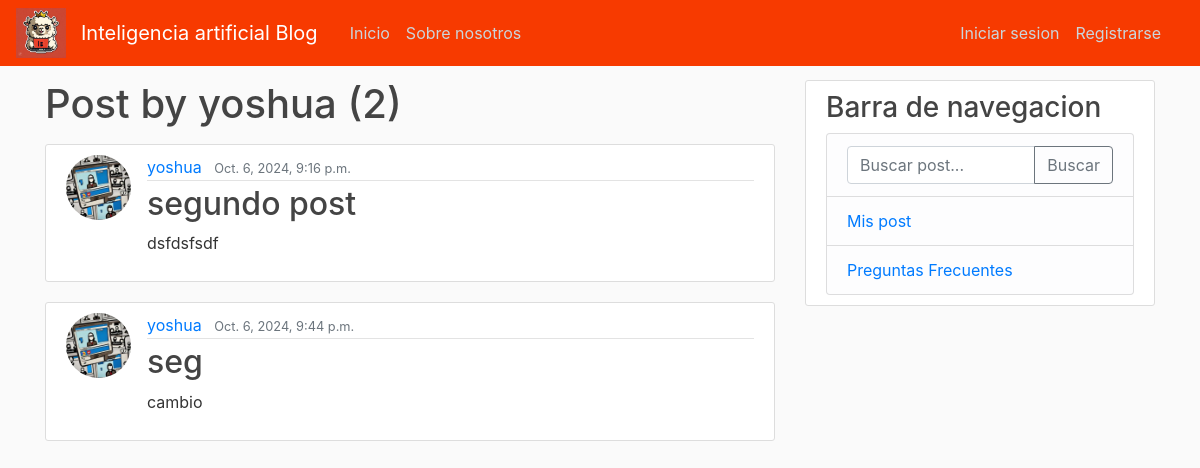
The app's page /Spa/user/yoshua with its own data.
### Spa/models.py (models this page shows, shortened)
class Post(models.Model):
    titulo = models.CharField(max_length=100)
    contenido = models.TextField()
    fecha_posteo = models.DateTimeField(default=timezone.now)
    autor = models.ForeignKey(User, on_delete=models.CASCADE)
    imagen = models.ImageField(upload_to='imagenes/', blank=True, null=True)

### users/models.py (models this page shows, shortened)
class profile(models.Model):
    user = models.OneToOneField(User, on_delete=models.CASCADE)
    image = models.ImageField(default='default.jpg', upload_to='profile_pics')

### Spa/views.py (the view)
class UserPostListView(ListView):
    model=Post
    template_name= 'Spa/user_posts.html'
    context_object_name= 'posts'
    ordering=['-fecha_posteo']
    paginate_by=5
    def get_queryset(self):
        user = get_object_or_404(User, username=self.kwargs.get('username'))
        return Post.objects.filter(autor=user).order_by('fecha_posteo')

### Spa/templates/spa/user_posts.html (shortened to what this page needs)
{% extends "spa/base.html" %}
{% block content %}
    <h1 class="mb-3">Post by {{ view.kwargs.username }} ({{ page_obj.paginator.count }})</h1>
    {% for post in posts %}
    <article class="media content-section">
        <img class="rounded-circle article-img" src="{{ post.autor.profile.image.url }}">
        <div class="media-body">
        <div class="article-metadata">
            <a class="mr-2" href="{% url 'user-post' post.autor.username %}">{{ post.autor }}</a>
            <small class="text-muted">{{ post.fecha_posteo }}</small>
        </div>
            <h2><a class="article-title" href="{% url 'post-detail' post.id %}">{{ post.titulo }}</a></h2>
            <p class="article-content">{{ post.contenido }}</p>
        </div>
    </article>
    {% endfor %}
{% endblock content %}

### Spa/static/Spa/main.css (style rules this page uses)
body { background: #fafafa; color: #333333; margin-top: 5rem; }
h1, h2, h3, h4, h5, h6 { color: #444444; }
.content-section { background: #ffffff; padding: 10px 20px; border: 1px solid #dddddd; border-radius: 3px; margin-bottom: 20px; }
.article-title { color: #444444; }
.article-content { white-space: pre-line; }
.article-img { height: 65px; width: 65px; margin-right: 16px; }
.article-metadata { padding-bottom: 1px; margin-bottom: 4px; border-bottom: 1px solid #e3e3e3 }

### records on screen
Post: autor.profile.image (placeholder picture), autor "yoshua", fecha_posteo "Oct. 6, 2024, 9:16 p.m.", titulo "segundo post", contenido "dsfdsfsdf"
Post: autor.profile.image (placeholder picture), autor "yoshua", fecha_posteo "Oct. 6, 2024, 9:44 p.m.", titulo "seg", contenido "cambio"

### other values on screen
{{ view.kwargs.username }} "yoshua"
{{ page_obj.paginator.count }} "2"
